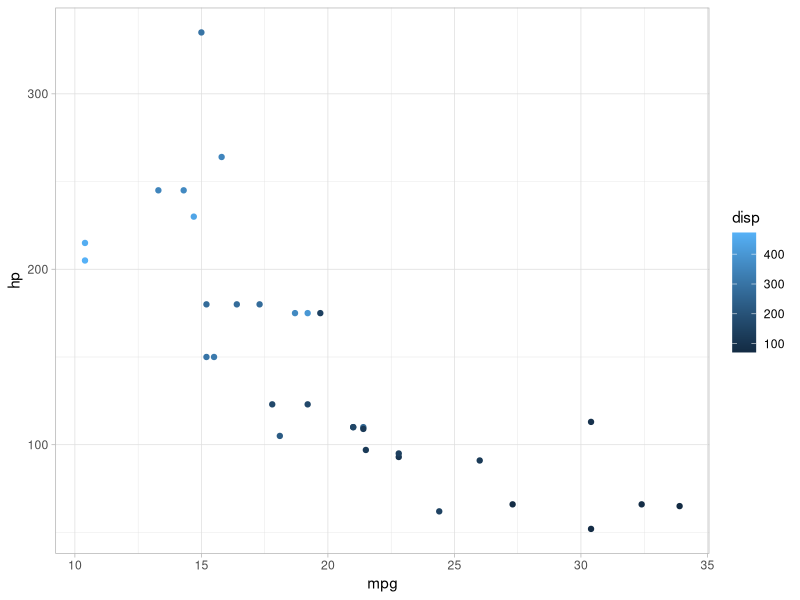

Generate this figure with R: (Note: this script raises an error after producing the figure.)
## ---- chunk 1
library(tidyverse)

theme_set(theme_light())

mtcars |>
  ggplot(aes(x = mpg, y = hp, color = disp)) +
  geom_point()
## ---- chunk 2
sliderInput("bins", "Number of bins:", 
            min = 1, max = 50, value = 30)
plotOutput("distPlot")
## ---- chunk 3
#| context: server
output$distPlot <- renderPlot({
  x <- faithful[, 2]  # Old Faithful Geyser data
  bins <- seq(min(x), max(x), length.out = input$bins + 1)
  hist(x, breaks = bins, col = 'darkgray', border = 'white')
})
